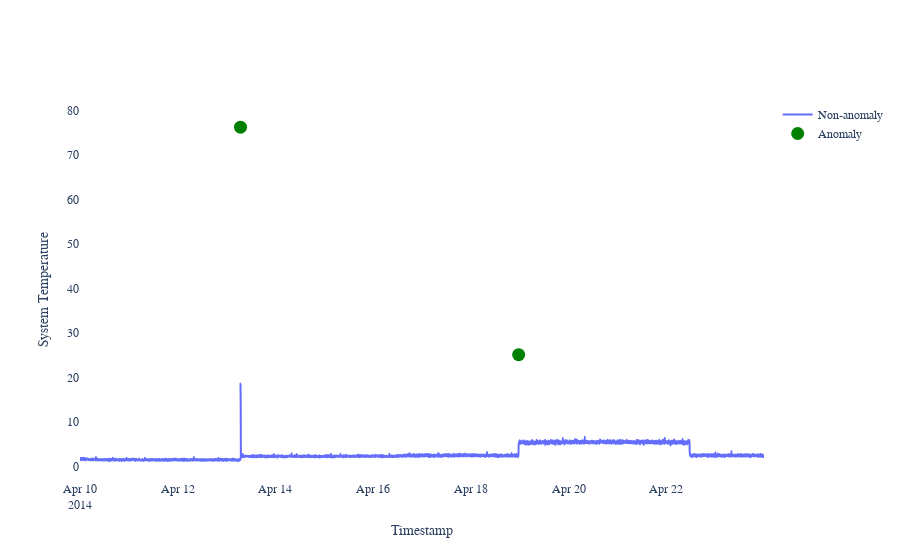

Write notebook code for a chart like this one.
### Code cell
layout = go.Layout(
    yaxis = dict(title = 'System Temperature'),
    xaxis = dict(title = 'Timestamp'), paper_bgcolor='rgba(0,0,0,0)',
    plot_bgcolor='rgba(0,0,0,0)', font_family="Times New Roman"
)

trace1 = go.Scatter(
    x = stand_test.index,
    y = stand_test.value,
    mode = 'lines',
    name = 'Non-anomaly',
    line = dict(shape = 'spline')
)

trace2 = go.Scatter(
    x = test_anomalies.index,
    y = test_anomalies.value, 
    mode = 'markers', name = 'Anomaly',
    marker = dict(color = 'green', size = 13)
)

fig = go.Figure(data = [trace1, trace2], layout = layout)
py.offline.iplot(fig)

### Figure 1 — Plotly figure (JSON) as saved in the notebook; plotly's stock layout.template omitted (floating-point values rounded to 4 significant figures; data arrays with more than 128 entries replaced by an {"elided": "..."} marker saying what was removed)
{"data": [{"line": {"shape": "spline"}, "mode": "lines", "name": "Non-anomaly", "type": "scatter", "x": {"elided": "4032 str values"}, "y": {"elided": "4032 float values"}}, {"marker": {"color": "green", "size": 13}, "mode": "markers", "name": "Anomaly", "type": "scatter", "x": ["2014-04-13T06:52:00", "2014-04-18T23:27:00"], "y": [76.23, 25.11]}], "layout": {"font": {"family": "Times New Roman"}, "paper_bgcolor": "rgba(0,0,0,0)", "plot_bgcolor": "rgba(0,0,0,0)", "xaxis": {"title": {"text": "Timestamp"}}, "yaxis": {"title": {"text": "System Temperature"}}}}
